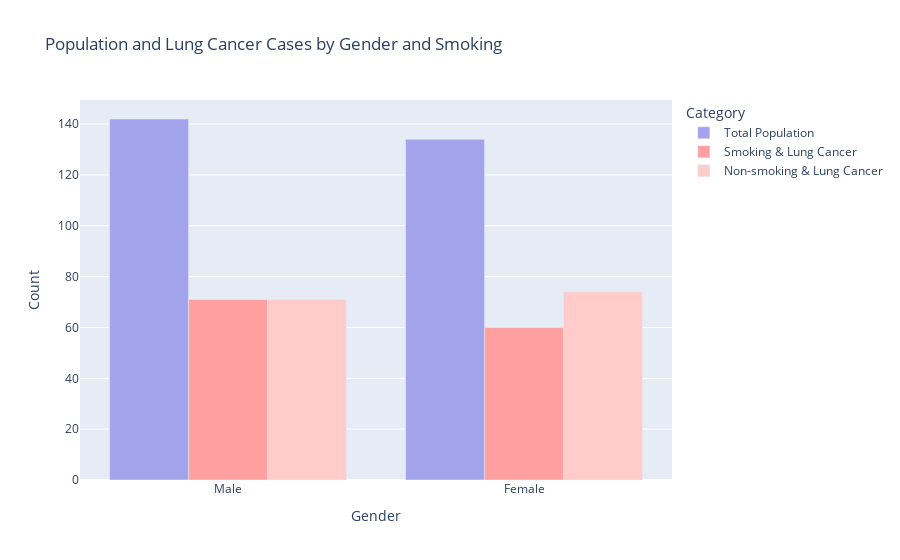

The notebook cell saved with this chart:
### Code cell
df_copy = df.copy()
df_copy['gender'] = df_copy['gender'].replace({1: "Male", 2: "Female"})
df_copy['smoking'] = pd.to_numeric(df_copy['smoking'])
df_copy['lung_cancer'] = pd.to_numeric(df_copy['lung_cancer'])
male_total = len(df_copy[df_copy['gender'] == "Male"])
female_total = len(df_copy[df_copy['gender'] == "Female"])
male_smk_lc = len(df_copy[(df_copy['gender'] == "Male") & (df_copy['lung_cancer'] == 1) & (df_copy['smoking'] == 1)])
female_smk_lc = len(df_copy[(df_copy['gender'] == "Female") & (df_copy['lung_cancer'] == 1) & (df_copy['smoking'] == 1)])
data = {
    'Gender': ['Male', 'Female'],
    'Total Population': [male_total, female_total],
    'Smoking & Lung Cancer': [male_smk_lc, female_smk_lc],
    'Non-smoking & Lung Cancer': [male_total - male_smk_lc, female_total - female_smk_lc]
}
df_plot = pd.DataFrame(data)
fig = px.bar(df_plot, x='Gender', y=['Total Population', 'Smoking & Lung Cancer', 'Non-smoking & Lung Cancer'],
             title='Population and Lung Cancer Cases by Gender and Smoking',
             labels={'value': 'Count', 'variable': 'Category'},
             color_discrete_sequence=['#a3a3ec', '#ff9f9f', '#ffcccb'])
fig.update_layout(barmode='group')
fig.show()

### Figure 1 — Plotly figure (JSON) as saved in the notebook; plotly's stock layout.template omitted (floating-point values rounded to 4 significant figures)
{"data": [{"alignmentgroup": "True", "hovertemplate": "Category=Total Population<br>Gender=%{x}<br>Count=%{y}<extra></extra>", "legendgroup": "Total Population", "marker": {"color": "#a3a3ec", "pattern": {"shape": ""}}, "name": "Total Population", "offsetgroup": "Total Population", "orientation": "v", "showlegend": true, "textposition": "auto", "type": "bar", "x": ["Male", "Female"], "xaxis": "x", "y": [142, 134], "yaxis": "y"}, {"alignmentgroup": "True", "hovertemplate": "Category=Smoking & Lung Cancer<br>Gender=%{x}<br>Count=%{y}<extra></extra>", "legendgroup": "Smoking & Lung Cancer", "marker": {"color": "#ff9f9f", "pattern": {"shape": ""}}, "name": "Smoking & Lung Cancer", "offsetgroup": "Smoking & Lung Cancer", "orientation": "v", "showlegend": true, "textposition": "auto", "type": "bar", "x": ["Male", "Female"], "xaxis": "x", "y": [71, 60], "yaxis": "y"}, {"alignmentgroup": "True", "hovertemplate": "Category=Non-smoking & Lung Cancer<br>Gender=%{x}<br>Count=%{y}<extra></extra>", "legendgroup": "Non-smoking & Lung Cancer", "marker": {"color": "#ffcccb", "pattern": {"shape": ""}}, "name": "Non-smoking & Lung Cancer", "offsetgroup": "Non-smoking & Lung Cancer", "orientation": "v", "showlegend": true, "textposition": "auto", "type": "bar", "x": ["Male", "Female"], "xaxis": "x", "y": [71, 74], "yaxis": "y"}], "layout": {"barmode": "group", "legend": {"title": {"text": "Category"}, "tracegroupgap": 0}, "title": {"text": "Population and Lung Cancer Cases by Gender and Smoking"}, "xaxis": {"anchor": "y", "domain": [0, 1], "title": {"text": "Gender"}}, "yaxis": {"anchor": "x", "domain": [0, 1], "title": {"text": "Count"}}}}
